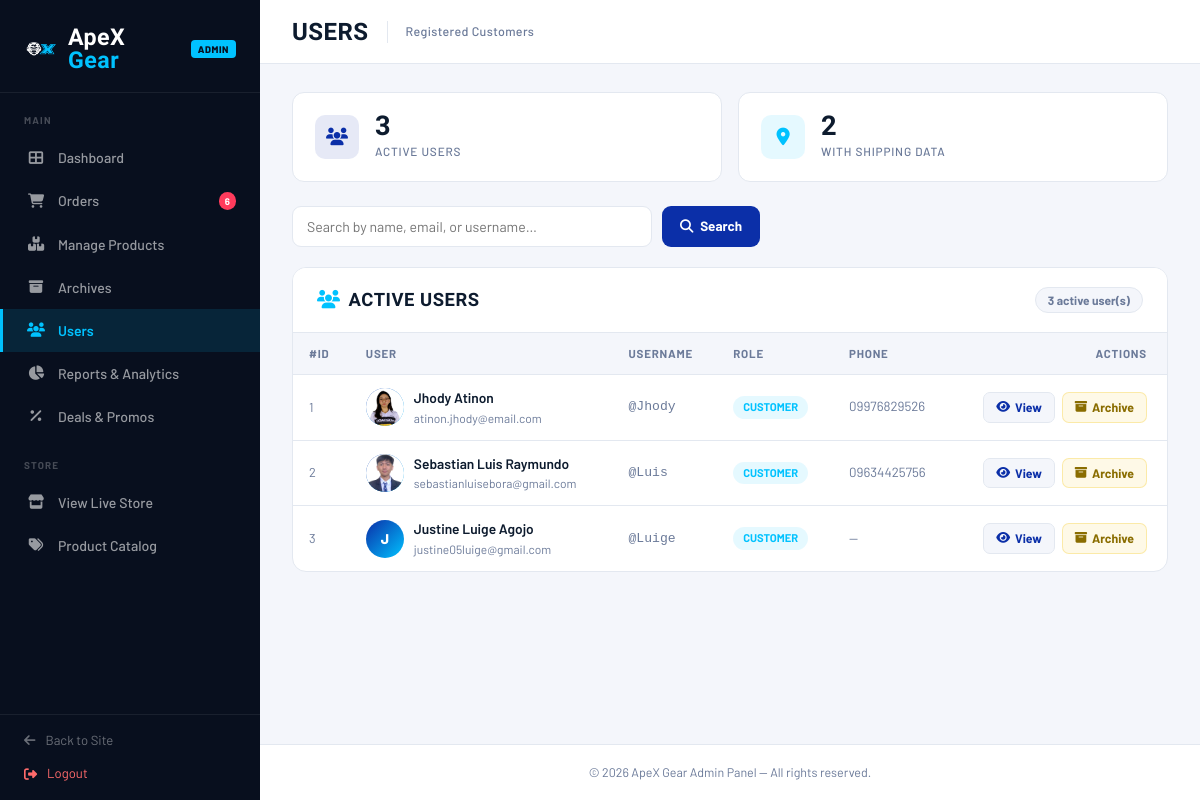
/admin/manage_users.php (signed in), run on the app's committed database.
### tables this page shows
CREATE TABLE `users_profiles_tbl` (
  `profile_id` int(11) NOT NULL,
  `user_id` int(11) NOT NULL,
  `bio` text DEFAULT NULL,
  `street_address` varchar(255) DEFAULT NULL,
  `city` varchar(100) DEFAULT NULL,
  `zip_code` varchar(20) DEFAULT NULL,
  `phone_number` varchar(20) DEFAULT NULL,
  `image_path` varchar(255) DEFAULT NULL,
  `birthday` date DEFAULT NULL
);

CREATE TABLE `users_tbl` (
  `user_id` int(11) NOT NULL,
  `first_name` varchar(50) NOT NULL,
  `last_name` varchar(50) NOT NULL,
  `m_name` varchar(50) DEFAULT NULL,
  `gender` varchar(20) DEFAULT NULL,
  `username` varchar(50) NOT NULL,
  `email` varchar(100) NOT NULL,
  `password` varchar(255) NOT NULL,
  `otp_code` int(6) DEFAULT NULL
);

### admin/manage_users.php (the view, shortened to what this page needs)
<?php
$db = new Database();
$conn = $db->getConnection();
$search = trim($_GET['q'] ?? '');
$query = "
    SELECT u.user_id, u.first_name, u.last_name, u.m_name, u.gender, u.username, u.email,
           p.bio, p.street_address, p.city, p.zip_code, p.phone_number, p.image_path
    FROM users_tbl u
    LEFT JOIN users_profiles_tbl p ON u.user_id = p.user_id
";
if ($search !== '') {
    $searchTerm = '%' . $search . '%';
    $query .= " WHERE u.first_name LIKE ? OR u.last_name LIKE ? OR u.username LIKE ? OR u.email LIKE ?";
    $stmt = $conn->prepare($query);
    $stmt->bind_param("ssss", $searchTerm, $searchTerm, $searchTerm, $searchTerm);
    $stmt->execute();
    $result = $stmt->get_result();
} else {
    $result = $conn->query($query);
}
$users = [];
while ($row = $result->fetch_assoc()) {
    $shipStmt = $conn->prepare("SELECT street_address, city, zip_code, phone_number FROM shipping_address_tbl WHERE user_id = ? ORDER BY address_id DESC LIMIT 1");
    $shipStmt->bind_param("i", $row['user_id']);
    $shipStmt->execute();
    $shipRes = $shipStmt->get_result();
    $row['shipping'] = $shipRes->fetch_assoc();
    $users[] = $row;
}
$userCount = count($users);
?>
<!DOCTYPE html>
<html lang="en">
<head>
    <link href="https://cdn.jsdelivr.net/npm/bootstrap@5.3.3/dist/css/bootstrap.min.css" rel="stylesheet">
    <link href="https://cdnjs.cloudflare.com/ajax/libs/font-awesome/6.5.0/css/all.min.css" rel="stylesheet">
    <link href="../assets/css/style.css" rel="stylesheet">
    <link href="../assets/css/admin-style.css" rel="stylesheet">
</head>
<body>
    <?php $currentAdminPage = 'manage_users.php'; include __DIR__ . '/includes/admin_sidebar.php'; ?>
    <div class="main-wrap">
        <header class="topbar">
            <div class="topbar-left">
                <span class="topbar-title">Users</span>
                <span class="topbar-crumb">Registered Customers</span>
            </div>
        </header>
        <main class="page-body">
            <div class="stat-row">
                <div class="stat-card">
                    <div class="stat-icon blue"><i class="fas fa-users"></i></div>
                    <div>
                        <div class="stat-val"><?php echo $userCount; ?></div>
                        <div class="stat-lbl">Active Users</div>
                    </div>
                </div>
                <div class="stat-card">
                    <div class="stat-icon cyan"><i class="fas fa-map-marker-alt"></i></div>
                    <div>
                        <div class="stat-val"><?php echo count(array_filter($users, fn($u) => !empty($u['shipping']))); ?></div>
                        <div class="stat-lbl">With Shipping Data</div>
                    </div>
                </div>
            </div>
            <form method="GET" class="search-bar">
                <input type="text" name="q" class="search-input" placeholder="Search by name, email, or username…" value="<?php echo htmlspecialchars($search); ?>">
                <button type="submit" class="search-btn"><i class="fas fa-search me-1"></i> Search</button>
            </form>
            <div class="panel">
                <div class="panel-header">
                    <span class="panel-title"><i class="fas fa-users me-2" style="color:var(--accent);"></i>Active Users</span>
                    <span class="panel-count"><?php echo $userCount; ?> active user(s)</span>
                </div>
                <?php if (empty($users)): ?>
                    <div class="empty-state">
                        <i class="fas fa-user-slash"></i>
                        <p><?php echo $search ? 'No users match your search.' : 'No registered users yet.'; ?></p>
                    </div>
                <?php else: ?>
                    <div style="overflow-x:auto;">
                        <table class="tbl">
                            <thead>
                                <tr>
                                    <th>#ID</th>
                                    <th>User</th>
                                    <th>Username</th>
                                    <th>Role</th>
                                    <th>Phone</th>
                                    <th style="text-align:right;padding-right:20px;">Actions</th>
                                </tr>
                            </thead>
                            <tbody>
                                <?php foreach ($users as $u):
                                    $fullName = trim(($u['first_name'] ?? '') . ' ' . ($u['last_name'] ?? ''));
                                    $initial = strtoupper(substr($fullName ?: $u['username'], 0, 1));
                                ?>
                                    <tr onclick='openUserModal(<?php echo json_encode($u, JSON_HEX_APOS | JSON_HEX_QUOT); ?>)' title="Click to view details">
                                        <td style="color:var(--text-muted);font-size:.8rem;"><?php echo $u['user_id']; ?></td>
                                        <td>
                                            <div style="display:flex;align-items:center;gap:10px;">
                                                <div class="avatar">
                                                    <?php if (!empty($u['image_path'])): ?>
                                                        <img src="<?php echo str_starts_with($u['image_path'], 'http') ? htmlspecialchars($u['image_path']) : '../' . htmlspecialchars($u['image_path']); ?>" alt="Profile" style="width:100%;height:100%;object-fit:cover;">
                                                    <?php else: ?>
                                                        <?php echo $initial; ?>
                                                    <?php endif; ?>
                                                </div>
                                                <div>
                                                    <div class="user-name"><?php echo htmlspecialchars($fullName); ?></div>
                                                    <div class="user-meta"><?php echo htmlspecialchars($u['email'] ?? ''); ?></div>
                                                </div>
                                            </div>
                                        </td>
                                        <td style="font-family:monospace;font-size:.82rem;color:var(--text-muted);">@<?php echo htmlspecialchars($u['username'] ?? '—'); ?></td>
                                        <td><span class="role-pill">Customer</span></td>
                                        <td style="color:var(--text-muted);font-size:.83rem;"><?php echo htmlspecialchars($u['phone_number'] ?? '—'); ?></td>
                                        <td style="text-align:right;padding-right:20px;" onclick="event.stopPropagation()">
                                            <button class="act-btn btn-view" onclick='openUserModal(<?php echo json_encode($u, JSON_HEX_APOS | JSON_HEX_QUOT); ?>)'>
                                                <i class="fas fa-eye"></i> View
                                            </button>
                                            <form method="POST" style="display:inline;" onsubmit="return confirm('Archive this user? They will be moved to the archives and can no longer log in.');">
                                                <button type="submit" class="act-btn btn-archive ms-1"><i class="fas fa-archive"></i> Archive</button>
                                            </form>
                                        </td>
                                    </tr>
                                <?php endforeach; ?>
                            </tbody>
                        </table>
                    </div>
                <?php endif; ?>
            </div>
        </main>
        <footer style="padding:18px 32px;border-top:1px solid var(--border);background:var(--card-bg);text-align:center;">
            <p style="font-size:.78rem;color:var(--text-muted);margin:0;">© 2026 ApeX Gear Admin Panel — All rights reserved.</p>
        </footer>
    </div>
</body>
</html>

### assets/css/style.css (style rules this page uses)
:root { --apex-blue: #0b2fa8; --apex-blue-mid: #1549d4; --apex-blue-lt: #2d6be4; --apex-accent: #00c2ff; --apex-dark: #060f2e; --apex-white: #ffffff; --apex-grey: #f0f4ff; --apex-border: #d0daf8; --apex-text: #1a1f3c; --apex-muted: #6b78a8; --nav-h: 64px; }
*, *::before, *::after { box-sizing: border-box; margin: 0; padding: 0; }
body { font-family: 'Barlow', sans-serif; color: var(--apex-text); background: var(--apex-white); display: flex; flex-direction: column; min-height: 100vh; }
.topbar { background: var(--apex-dark); color: #a0b0d8; font-size: .78rem; padding: 6px 0; letter-spacing: .03em; }
.stat-lbl { font-size: .72rem; font-weight: 600; letter-spacing: .12em; text-transform: uppercase; color: rgba(255, 255, 255, .6); margin-top: 2px; }
footer { background: var(--apex-dark); padding: 56px 0 0; color: rgba(255, 255, 255, .55); margin-top: auto; }

### assets/css/admin-style.css (style rules this page uses)
:root { --sidebar-w: 260px; --sidebar-bg: #080f1e; --sidebar-hover: rgba(0, 194, 255, .08); --sidebar-active: #00c2ff; --accent: #00c2ff; --accent-gold: #f5c518; --panel-bg: #f4f6fb; --card-bg: #ffffff; --border: #e3e8f0; --text-main: #0d1b2e; --text-muted: #6b7a99; --blue: #0b2fa8; --danger: #ff3b5c; --success: #00d68f; }
*, *::before, *::after { box-sizing: border-box; margin: 0; padding: 0; }
body { font-family: 'Barlow', sans-serif; background: var(--panel-bg); color: var(--text-main); display: flex; min-height: 100vh; overflow-x: hidden; }
.main-wrap { margin-left: var(--sidebar-w); flex: 1; display: flex; flex-direction: column; min-height: 100vh; }
.topbar { background: var(--card-bg); border-bottom: 1px solid var(--border); padding: 0 32px; height: 64px; display: flex; align-items: center; justify-content: space-between; position: sticky; top: 0; z-index: 100; }
.topbar-left { display: flex; align-items: center; gap: 14px; }
.topbar-title { font-family: 'Barlow Condensed', sans-serif; font-weight: 800; font-size: 1.5rem; text-transform: uppercase; letter-spacing: .02em; color: var(--text-main); }
.topbar-crumb { font-size: .78rem; color: var(--text-muted); font-weight: 500; }
.page-body { padding: 28px 32px 48px; flex: 1; }
.stat-card { background: var(--card-bg); border: 1px solid var(--border); border-radius: 12px; padding: 22px 24px; display: flex; align-items: center; gap: 18px; transition: box-shadow .2s; }
.stat-icon { width: 48px; height: 48px; border-radius: 12px; display: flex; align-items: center; justify-content: center; font-size: 1.15rem; flex-shrink: 0; }
.stat-icon.blue { background: rgba(11, 47, 168, .1); color: var(--blue); }
.stat-icon.cyan { background: rgba(0, 194, 255, .12); color: var(--accent); }
.stat-lbl { font-size: .73rem; font-weight: 600; text-transform: uppercase; letter-spacing: .07em; color: var(--text-muted); margin-top: 3px; }
.panel { background: var(--card-bg); border: 1px solid var(--border); border-radius: 12px; overflow: hidden; }
.panel-header { padding: 18px 24px; border-bottom: 1px solid var(--border); display: flex; align-items: center; justify-content: space-between; background: var(--card-bg); }
.panel-title { font-family: 'Barlow Condensed', sans-serif; font-weight: 800; font-size: 1.15rem; text-transform: uppercase; letter-spacing: .03em; color: var(--text-main); }
.act-btn { display: inline-flex; align-items: center; gap: 5px; padding: 5px 11px; border-radius: 7px; font-size: .75rem; font-weight: 600; cursor: pointer; border: 1.5px solid transparent; transition: all .15s; text-decoration: none; }

### data on the page
users_profiles_tbl: user.user_id "1", image_path (picture), user.last_name "Jhody Atinon", user.email "atinon.jhody@email.com", user.username "Jhody", phone_number "09976829526"
users_profiles_tbl: user.user_id "2", image_path (picture), user.last_name "Sebastian Luis Raymundo", user.email "sebastianluisebora@gmail.com", user.username "Luis", phone_number "09634425756"
users_tbl: user_id "3", initial "J", fullName "Justine Luige Agojo", email "justine05luige@gmail.com", username "Luige", phone_number "—"

### other printed values
$pendingOrderBadge "6"
$userCount "3"
count(array_filter($users, fn($u) => !empty($u['shipping']))) "2"
